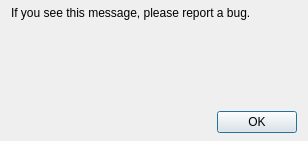
<?xml version="1.0" encoding="UTF-8"?>
<ui version="4.0">
 <class>chooseProgramsDialog</class>
 <widget class="QDialog" name="chooseProgramsDialog">
  <property name="geometry">
   <rect>
    <x>0</x>
    <y>0</y>
    <width>308</width>
    <height>141</height>
   </rect>
  </property>
  <property name="windowTitle">
   <string>Choose Programs</string>
  </property>
  <property name="modal">
   <bool>true</bool>
  </property>
  <layout class="QVBoxLayout" name="verticalLayout">
   <property name="topMargin">
    <number>6</number>
   </property>
   <property name="bottomMargin">
    <number>8</number>
   </property>
   <item>
    <widget class="QLabel" name="instructionalLabel">
     <property name="text">
      <string>If you see this message, please report a bug.</string>
     </property>
    </widget>
   </item>
   <item>
    <layout class="QVBoxLayout" name="prorgamsVerticalLayout">
     <property name="leftMargin">
      <number>12</number>
     </property>
    </layout>
   </item>
   <item>
    <spacer name="verticalSpacer">
     <property name="orientation">
      <enum>Qt::Vertical</enum>
     </property>
     <property name="sizeHint" stdset="0">
      <size>
       <width>20</width>
       <height>50</height>
      </size>
     </property>
    </spacer>
   </item>
   <item>
    <layout class="QHBoxLayout" name="horizontalLayout">
     <item>
      <spacer name="horizontalSpacer">
       <property name="orientation">
        <enum>Qt::Horizontal</enum>
       </property>
       <property name="sizeHint" stdset="0">
        <size>
         <width>40</width>
         <height>5</height>
        </size>
       </property>
      </spacer>
     </item>
     <item>
      <widget class="QPushButton" name="okButton">
       <property name="text">
        <string>OK</string>
       </property>
      </widget>
     </item>
    </layout>
   </item>
  </layout>
 </widget>
 <resources/>
 <connections/>
</ui>
